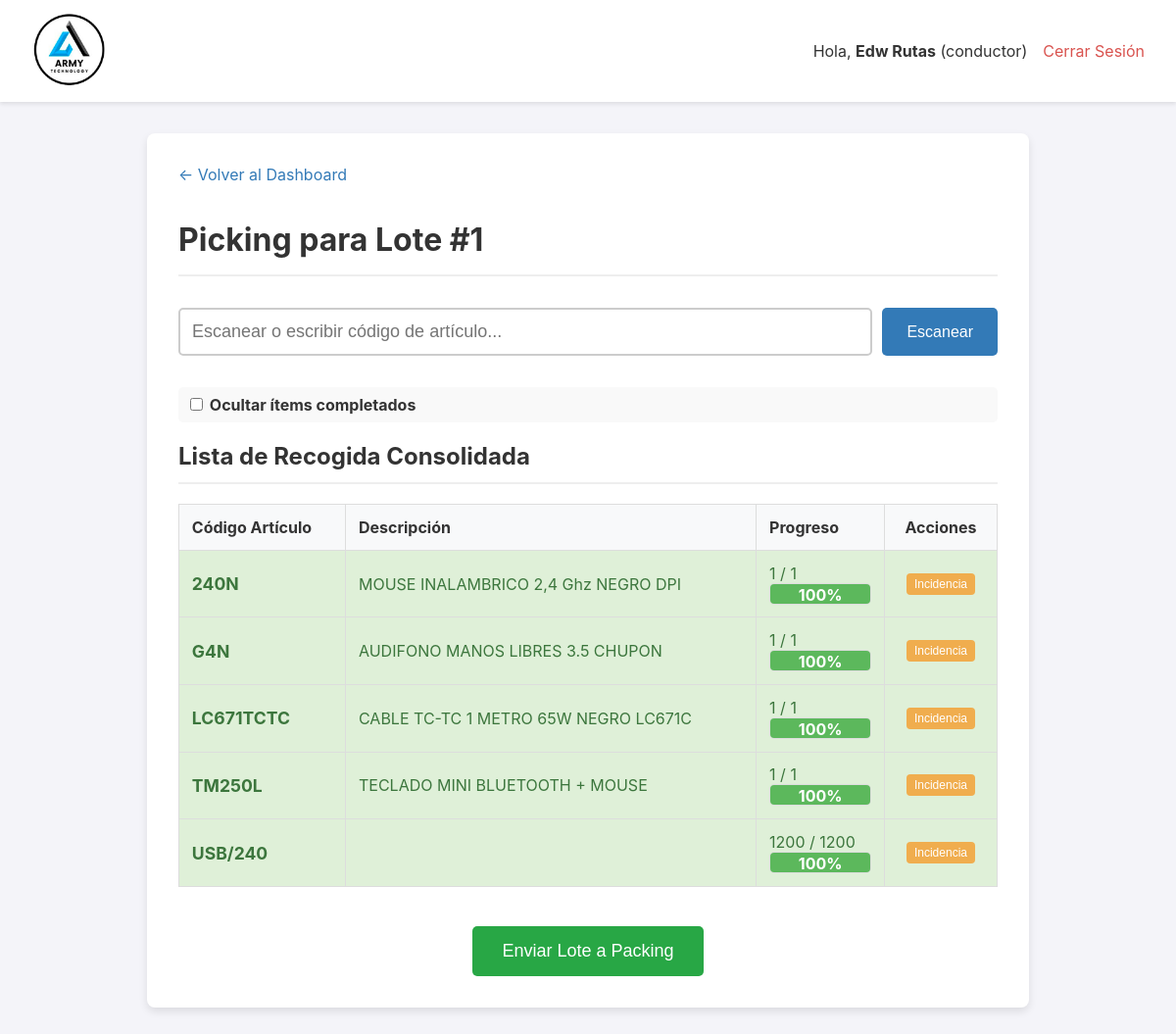
The app's page /lote/1 (signed in), older data.
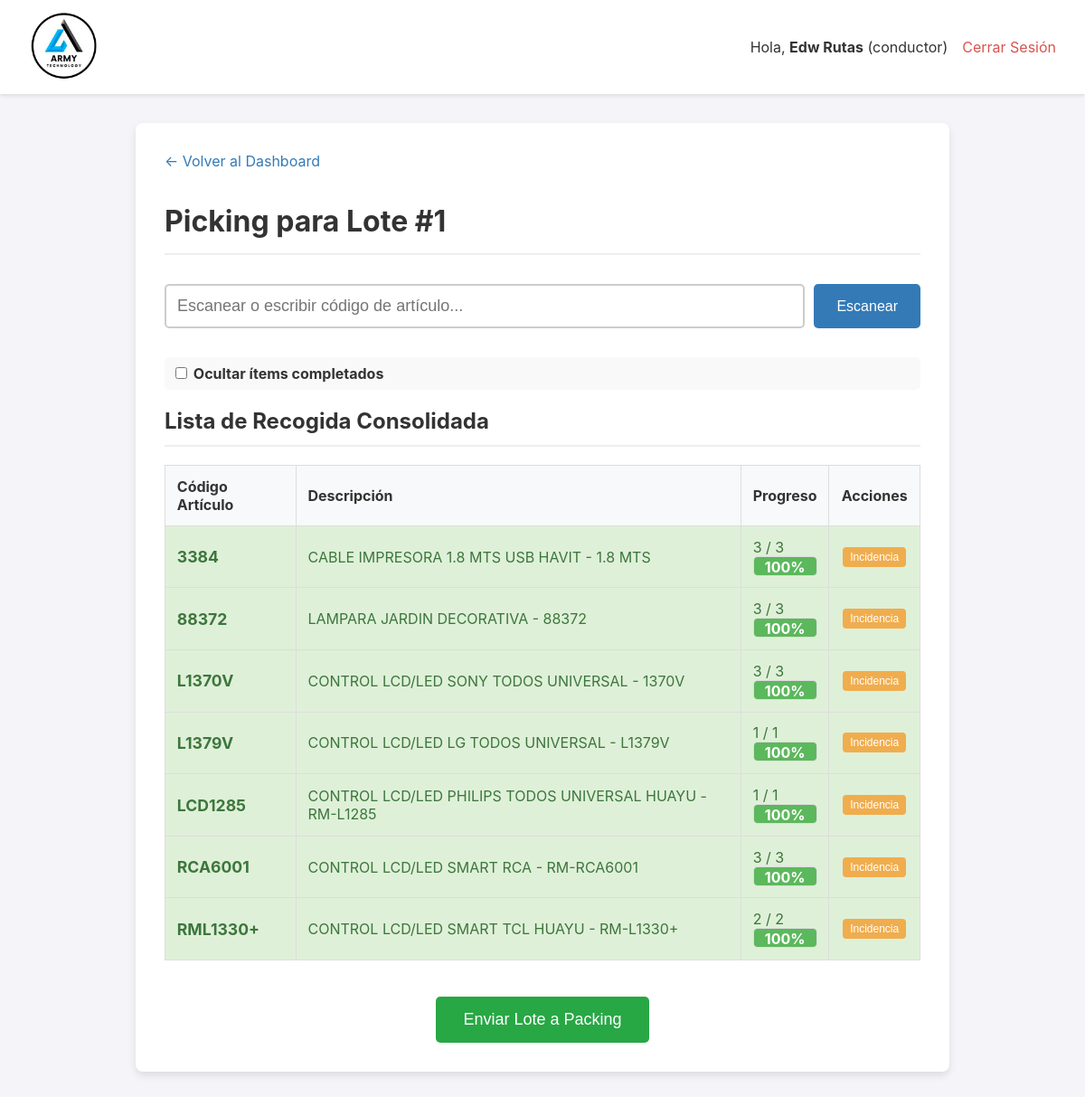
The same page, newer data.
### app.py (models this page shows, shortened)
class ItemOrden(db.Model):
    id = db.Column(db.Integer, primary_key=True)
    orden_id = db.Column(db.Integer, db.ForeignKey('orden.id'), nullable=False)
    codigo_articulo = db.Column(db.String(100), nullable=False)
    descripcion_articulo = db.Column(db.String(300), nullable=False)
    cantidad_solicitada = db.Column(db.Integer, nullable=False)
    cantidad_recogida = db.Column(db.Integer, nullable=False, default=0)
    cantidad_empacada = db.Column(db.Integer, nullable=False, default=0)
    tiene_incidencia = db.Column(db.Boolean, default=False, nullable=False)
    tipo_incidencia = db.Column(db.String(50), nullable=True)
    nota_incidencia = db.Column(db.Text, nullable=True)

### app.py (the view)
@app.route('/lote/<int:lote_id>')
@login_required
def detalle_lote(lote_id):
    lote = LotePicking.query.get_or_404(lote_id)
    lista_consolidada = defaultdict(lambda: {'descripcion': '', 'solicitado': 0, 'recogido': 0, 'items_individuales': []})
    for orden in lote.ordenes:
        for item in orden.items:
            consolidado = lista_consolidada[item.codigo_articulo]
            consolidado['descripcion'] = item.descripcion_articulo
            consolidado['solicitado'] += item.cantidad_solicitada
            consolidado['recogido'] += item.cantidad_recogida
            consolidado['items_individuales'].append(item)
    lista_final = sorted(lista_consolidada.items(), key=lambda x: x[0])
    picking_completo = all(item['recogido'] >= item['solicitado'] for _, item in lista_consolidada.items()) if lista_consolidada else False
    return render_template('detalle_lote.html', lote=lote, lista_consolidada=lista_final, picking_completo=picking_completo )

### app.py (called while the page is built)
@login_manager.user_loader
def load_user(user_id):
    return db.session.get(User, int(user_id))

### templates/detalle_lote.html (shortened to what this page needs)
{% extends "layout.html" %}
{% block content %}
<div class="container">
    <a href="{{ url_for('dashboard') }}" class="back-link">← Volver al Dashboard</a>
    <h1>Picking para Lote #{{ lote.id }}</h1>
    <form id="scan-form" class="scan-form">
        <input type="text" id="scan-input" class="scan-input" placeholder="Escanear o escribir código de artículo..." autofocus onfocus="this.select()" autocomplete="off">
        <button type="submit" class="scan-btn">Escanear</button>
    </form>
    <div class="view-options">
        <label>
            <input type="checkbox" id="toggle-ocultar-completados">
            Ocultar ítems completados
        </label>
    </div>
    <h2>Lista de Recogida Consolidada</h2>
    <table>
        <thead>
            <tr>
                <th>Código Artículo</th>
                <th>Descripción</th>
                <th>Progreso</th>
                <th style="text-align: center;">Acciones</th>
            </tr>
        </thead>
        <tbody>
            {% for codigo, item in lista_consolidada %}
            <tr id="item-row-{{ codigo }}" class="item-row" data-codigo="{{ codigo }}">
                <td><strong>{{ codigo }}</strong></td>
                <td>{{ item.descripcion }}</td>
                <td>
                    <span id="progreso-texto-{{ codigo }}">{{ item.recogido }} / {{ item.solicitado }}</span>
                    <div class="progress-bar">
                        {% set progreso_inicial = (item.recogido / item.solicitado) * 100 if item.solicitado > 0 else 0 %}
                        <div id="progreso-barra-{{ codigo }}" class="progress" style="width: {{ progreso_inicial }}%;">
                            {{ '%.0f'|format(progreso_inicial) }}%
                        </div>
                    </div>
                </td>
                <td style="text-align: center;" class="action-buttons">
                    <button class="incidencia-btn" data-codigo="{{ codigo }}" data-descripcion="{{ item.descripcion }}" data-solicitado="{{ item.solicitado }}">
                        Incidencia
                    </button>
                </td>
            </tr>
            {% endfor %}
        </tbody>
    </table>
    <div style="text-align: center; margin-top: 2.5em;">
        <form action="{{ url_for('finalizar_lote', lote_id=lote.id) }}" method="POST">
            <button id="finalizar-btn" type="submit" class="finalizar-btn" {% if not picking_completo %}disabled{% endif %}>
                Enviar Lote a Packing
            </button>
        </form>
    </div>
</div>
{% endblock %}

Row changes from the older to the newer data that the page shows:
no longer on this page (row edited): ItemOrden: codigo_articulo "240N", descripcion "MOUSE INALAMBRICO 2,4 Ghz NEGRO DPI", recogido "1", solicitado "1", progreso_inicial "100"
no longer on this page (row edited): ItemOrden: codigo_articulo "G4N", descripcion "AUDIFONO MANOS LIBRES 3.5 CHUPON", recogido "1", solicitado "1", progreso_inicial "100"
no longer on this page (row edited): ItemOrden: codigo_articulo "LC671TCTC", descripcion "CABLE TC-TC 1 METRO 65W NEGRO LC671C", recogido "1", solicitado "1", progreso_inicial "100"
no longer on this page (row edited): ItemOrden: codigo_articulo "TM250L", descripcion "TECLADO MINI BLUETOOTH + MOUSE", recogido "1", solicitado "1", progreso_inicial "100"
no longer on this page (row edited): ItemOrden: codigo_articulo "USB/240", recogido "1200", solicitado "1200", progreso_inicial "100"
added ItemOrden: codigo_articulo "3384", descripcion "CABLE IMPRESORA 1.8 MTS USB HAVIT - 1.8 MTS", recogido "3", solicitado "3", progreso_inicial "100"
added ItemOrden: codigo_articulo "88372", descripcion "LAMPARA JARDIN DECORATIVA - 88372", recogido "3", solicitado "3", progreso_inicial "100"
added ItemOrden: codigo_articulo "L1370V", descripcion "CONTROL LCD/LED SONY TODOS UNIVERSAL - 1370V", recogido "3", solicitado "3", progreso_inicial "100"
added ItemOrden: codigo_articulo "L1379V", descripcion "CONTROL LCD/LED LG TODOS UNIVERSAL - L1379V", recogido "1", solicitado "1", progreso_inicial "100"
added ItemOrden: codigo_articulo "LCD1285", descripcion "CONTROL LCD/LED PHILIPS TODOS UNIVERSAL HUAYU - RM-L1285", recogido "1", solicitado "1", progreso_inicial "100"
added ItemOrden: codigo_articulo "RCA6001", descripcion "CONTROL LCD/LED SMART RCA - RM-RCA6001", recogido "3", solicitado "3", progreso_inicial "100"
added ItemOrden: codigo_articulo "RML1330+", descripcion "CONTROL LCD/LED SMART TCL HUAYU - RM-L1330+", recogido "2", solicitado "2", progreso_inicial "100"
